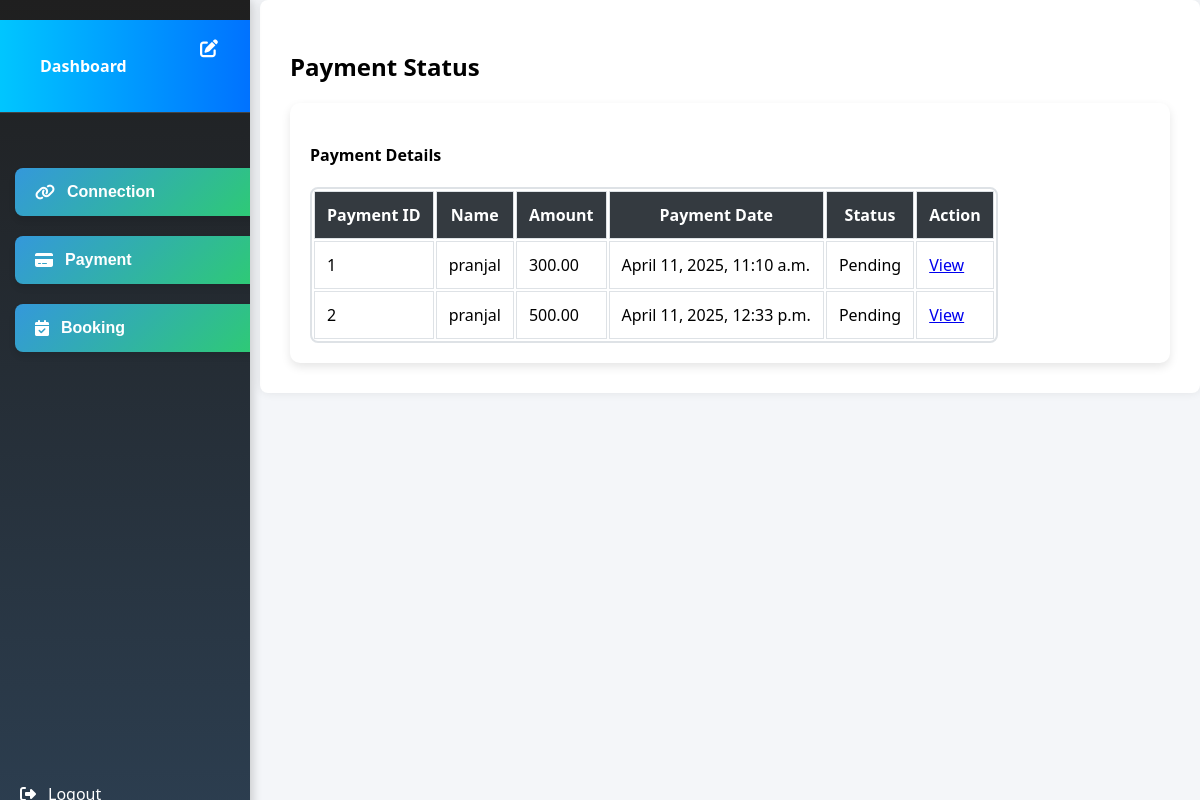
/bookings/payment-status/ (signed in), run on the app's committed database.
### bookings/models.py (models this page shows, shortened)
class Payment(models.Model):
    PENDING ='Pending'
    SUCCESS = 'Success'
    FAILED = 'Failed'
    STATUS_CHOICES =[
        (PENDING,'Pending'),
        (SUCCESS,'Success'),
        (FAILED,'Failed'),
     ]
    user = models.ForeignKey(User,on_delete=models.CASCADE)
    name = models.CharField(max_length=100)
    amount = models.DecimalField(max_digits=10 , decimal_places=2)
    date = models.DateTimeField(default=now)
    status = models.CharField(max_length = 10,choices = STATUS_CHOICES,default = PENDING)

### bookings/views.py (the view)
# urls.py: path('payment-status/',views.payment_status,name = 'payment_status'),
@login_required
def payment_status(request):
    payments = Payment.objects.filter(user = request.user)
    return render(request,'payment/payment_status.html',{'payments':payments})

### templates/payment/payment_status.html (shortened to what this page needs)
{% extends 'booking/base.html' %}
{% block content %}
<div class="container mt-4">
    <h2 class="text-center mb-4">Payment Status</h2>
    {% if payments %}
    <div class="card shadow-sm p-3">
        <div class="card-body">
            <h4 class="text-center text-secondary mb-3">Payment Details</h4>
            <div class="table-responsive">
                <table class="table table-bordered text-center align-middle custom-table">
                    <thead>
                        <tr>
                            <th>Payment ID</th>
                            <th>Name</th>
                            <th>Amount</th>
                            <th>Payment Date</th>
                            <th>Status</th>
                            <th>Action</th>
                        </tr>
                    </thead>
                    <tbody>
                        {% for payment in payments %}
                        <tr>
                            <td>{{ forloop.counter }}</td>
                            <td>{{ payment.name }}</td>
                            <td>{{ payment.amount }}</td>
                            <td>{{ payment.date }}</td>
                            <td>{{ payment.status }}</td>
                            <td>
                                <a href="#" class="btn btn-primary btn-sm px-3">View</a>
                            </td>
                        </tr>
                        {% endfor %}
                    </tbody>
                </table>
            </div>
        </div>
    </div>
    {% else %}
    <p class="text-center text-muted">No payment details found.</p>
    {% endif %}
</div>
{% endblock %}

### templates/booking/base.html (style rules this page uses)
body { font-family: 'Segoe UI', sans-serif; margin: 0; padding: 0; display: flex; background-color: #f2f2f2; }

### templates/payment/payment_status.html (style rules this page uses)
.custom-table { border: 2px solid #dee2e6; border-radius: 8px; overflow: hidden; background: white; }
.custom-table th, .custom-table td { border: 1px solid #dee2e6; padding: 12px; }
.custom-table th { background-color: #343a40; color: white; font-weight: bold; }
.btn-primary { border-radius: 5px; transition: 0.3s; }
.card { border-radius: 10px; border: none; background-color: #ffffff; box-shadow: 0px 4px 10px rgba(0, 0, 0, 0.1); }
.card-body { padding: 20px; }
body { background-color: #f4f6f9; }

### data on the page
Payment: name "pranjal", amount "300.00", date "April 11, 2025, 11:10 a.m.", status "Pending"
Payment: name "pranjal", amount "500.00", date "April 11, 2025, 12:33 p.m.", status "Pending"
